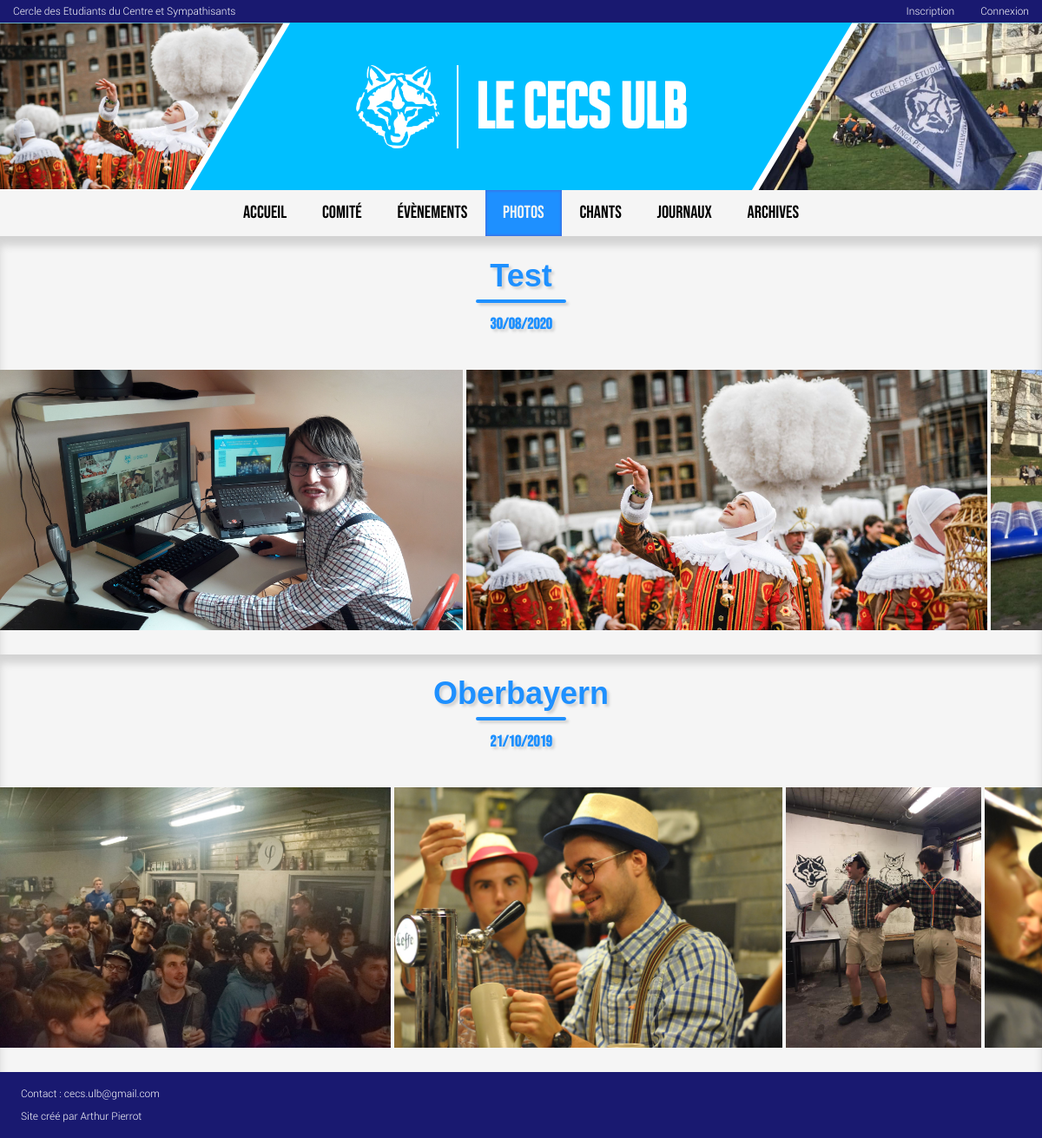
The app's page /photo/ with its own data.
### main/models.py (models this page shows, shortened)
class Album(models.Model):
	name = models.CharField(max_length=30)
	pub_date = models.DateField()
	def get_photos(self):
		return Photo.objects.filter(album=self)

class Photo(models.Model):
	album = models.ForeignKey(Album, on_delete=models.CASCADE)
	image = models.ImageField(upload_to='gallery')

### main/views.py (the view)
# urls.py: path('photo/', views.PhotoView.as_view(), name='photo'),
class PhotoView(generic.ListView):
	template_name = 'main/photo.html'
	context_object_name = 'albums'
	def get_queryset(self):
		return Album.objects.all().order_by('-pub_date')

### main/templates/main/photo.html (shortened to what this page needs)
{% extends "main/base.html" %}
{% load static %}
{% block navbar %}
    <ul>
        <li><a href="{% url 'main:index' %}">ACCUEIL</a></li>
        <li><a href="{% url 'main:comite' %}">COMITÉ</a></li>
        <li><a href="{% url 'main:events' %}">ÉVÈNEMENTS</a></li>
        <li><a href="{% url 'main:photo' %}" class="active">PHOTOS</a></li>
        <li><a href="{% url 'main:chants' %}">CHANTS</a></li>
        <li><a href="?">JOURNAUX</a></li>
        <li><a href="?">ARCHIVES</a></li>
    </ul>
{% endblock %}
{% block content %}
    {% if albums %}
        <div class="albums">
            {% for album in albums %}
                <div class="album">
                    <a href="{% url 'main:album' album.id %}"><h2>{{ album.name }}</h2></a>
                    <h3>{{ album.pub_date|date:'d/m/Y'}}</h3>
                    <div class="photos">
                        {% for photo in album.get_photos %}
                            <img src="{{ photo.image.url }}" alt="">
                        {% endfor %}
                    </div>
                </div>
            {% endfor %}
        </div>
    {% endif %}
{% endblock %}

### main/static/main/style.css (style rules this page uses)
:root { --title-text-color: white; --title-bg-color: deepskyblue; --header-text-color: white; --header-bg-color: midnightblue; --last-event-text-color: dodgerblue; --last-event-bg-color: whitesmoke; --last-event-shadow-color: lightgrey; --incoming-event-text-color: whitesmoke; --incoming-event-bg-color: dodgerblue; --incoming-event-shadow-color: royalblue; --comite-text-color: dodgerblue; --comite-bg-color: whitesmoke; --comite-shadow-color: lightgrey; --comite-bureau-text-color: whitesmoke; --comite-bureau-bg-color: dodgerblue; --comite-bureau-shadow-color: royalblue; --album-text-color: dodgerblue; --album-bg-color: whitesmoke; --album-shadow-color: lightgrey; }
.navbar ul { list-style-type: none; margin: 0; padding: 0; width: 100%; display: flex; justify-content: center; }
.navbar li { float: left; }
.navbar li a { display: block; padding: 0.7em 1em; text-decoration: none; text-align: center; font-family: "Bebas Neue", sans-serif; font-size: 1.7vw; color: black; }
.active { color: whitesmoke !important; background-color: dodgerblue !important; box-shadow: inset 0 0 3px 1px royalblue; }
body { margin: 0; padding: 0; background-color: whitesmoke; text-align: center; }
h2 { margin: 0; position: relative; padding-top: 2vw; text-align: center; font-family: "LEMONMILK-Regular", sans-serif; font-size: 3vw; }
h2:after { content: ""; position: absolute; top: 110%; left: 50%; width: 100px; border-radius: 4px; transform: translateX(-50%); }
h3 { left: auto; right: auto; padding-top: 0.5vw; text-align: center; font-family: "Bebas Neue", sans-serif; font-size: 1.5vw; }
a, a:visited { text-decoration: none; }
.album { background-color: var(--album-bg-color); box-shadow: inset 0 10px 10px var(--album-shadow-color); }
.album h2 { color: var(--album-text-color); text-shadow: 3px 3px 3px var(--album-shadow-color); }
.album h2::after { border: 2px solid var(--album-text-color); box-shadow: 3px 3px 3px var(--album-shadow-color); }
.album h3 { color: var(--album-text-color); text-shadow: 3px 3px 3px var(--album-shadow-color); }
.album a { color: var(--album-text-color); display: inline-block; }
.album img { max-height: 38vw; max-width: 80vw; display: block; margin: 2vw auto; }
.photos { overflow: auto; white-space: nowrap; }
.photos img { height: 25vw; display: inline-block; }

### records on screen
Album: name "Test", pub_date "30/08/2020"
Photo: image (picture)
Photo: image (picture)
Photo: image (picture)
Album: name "Oberbayern", pub_date "21/10/2019"
Photo: image (picture)
Photo: image (picture)
Photo: image (picture)
Photo: image (picture)
